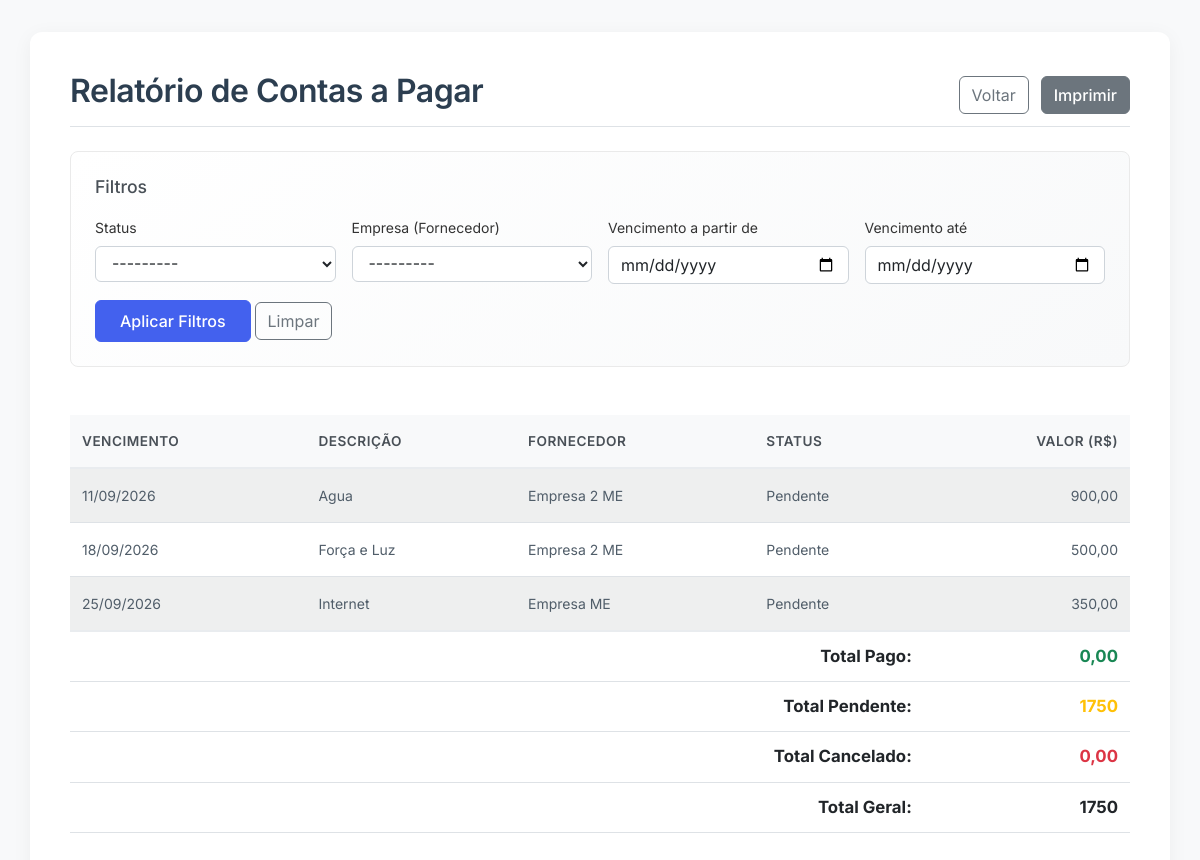
/financeiro/pagar/relatorio/, run on the app's committed database.
### financeiro/models.py (models this page shows, shortened)
class ContaAPagar(models.Model):
    descricao = models.CharField('Descrição', max_length=200)
    valor = models.DecimalField('Valor', max_digits=10, decimal_places=2)
    data_vencimento = models.DateField('Data de Vencimento')
    data_pagamento = models.DateField('Data de Pagamento', null=True, blank=True)
    status = models.CharField('Status', max_length=1, choices=STATUS_PAGAR_CHOICES, default='P')
    fornecedor_pessoa = models.ForeignKey(Pessoa, on_delete=models.SET_NULL, null=True, blank=True, verbose_name='Fornecedor (Pessoa Física)')
    fornecedor_empresa = models.ForeignKey(Empresa, on_delete=models.SET_NULL, null=True, blank=True, verbose_name='Fornecedor (Pessoa Jurídica)')
    data_criacao = models.DateTimeField(auto_now_add=True)
    data_atualizacao = models.DateTimeField(auto_now=True)
    class Meta:
        verbose_name = 'Conta a Pagar'
        verbose_name_plural = 'Contas a Pagar'
        ordering = ['data_vencimento', 'status']

### cadastros/models.py (models this page shows)
class Empresa(models.Model):
    razao_social = models.CharField('Razão Social', max_length=150)
    cnpj = models.CharField('CNPJ', max_length=18, unique=True)
    email = models.EmailField('E-mail', blank=True, null=True)
    data_criacao = models.DateTimeField(auto_now_add=True)
    data_atualizacao = models.DateTimeField(auto_now=True)
    class Meta:
        verbose_name = 'Empresa'
        verbose_name_plural = 'Empresas'
        ordering = ['razao_social']
    def __str__(self):
        return self.razao_social

### financeiro/views.py (the view)
# urls.py: path('pagar/relatorio/', views.RelatorioContasPagarView.as_view(), name='conta_pagar_relatorio'),
class RelatorioContasPagarView(FilterView):
    model = ContaAPagar
    template_name = 'financeiro/relatorio_contas_pagar.html'
    filterset_class = ContaAPagarFilter
    def get_context_data(self, **kwargs):
        context = super().get_context_data(**kwargs)
        qs = self.object_list
        context['total_geral'] = qs.aggregate(total=Sum('valor'))['total'] or 0
        context['total_pendente'] = qs.filter(status='P').aggregate(total=Sum('valor'))['total'] or 0
        context['total_pago'] = qs.filter(status='G').aggregate(total=Sum('valor'))['total'] or 0
        context['total_cancelado'] = qs.filter(status='C').aggregate(total=Sum('valor'))['total'] or 0
        return context

### financeiro/templates/financeiro/relatorio_contas_pagar.html (shortened to what this page needs)
{% extends 'cadastros/base_report.html' %}
{% block report_title %}Relatório de Contas a Pagar{% endblock %}
{% block filters %}
    {% for field in filter.form %}
        <div class="col-md-3">
            <label class="form-label">{{ field.label }}</label>
            {{ field }}
        </div>
    {% endfor %}
{% endblock %}
{% block report_content %}
<div class="table-responsive">
    <table class="table table-striped table-hover">
        <thead>
            <tr>
                <th>Vencimento</th>
                <th>Descrição</th>
                <th>Fornecedor</th>
                <th>Status</th>
                <th class="text-end">Valor (R$)</th>
            </tr>
        </thead>
        <tbody>
            {% for conta in object_list %}
            <tr>
                <td>{{ conta.data_vencimento|date:"d/m/Y" }}</td>
                <td>{{ conta.descricao }}</td>
                <td>
                    {% if conta.fornecedor_pessoa %}
                        {{ conta.fornecedor_pessoa.nome }}
                    {% elif conta.fornecedor_empresa %}
                        {{ conta.fornecedor_empresa.razao_social }}
                    {% else %}
                        -
                    {% endif %}
                </td>
                <td>{{ conta.get_status_display }}</td>
                <td class="text-end">{{ conta.valor }}</td>
            </tr>
            {% empty %}
            <tr>
                <td colspan="5" class="text-center">Nenhum registro encontrado.</td>
            </tr>
            {% endfor %}
        </tbody>
        <tfoot class="table-group-divider">
            <tr class="fw-bold">
                <td colspan="4" class="text-end">Total Pago:</td>
                <td class="text-end text-success">{{ total_pago|default:"0,00" }}</td>
            </tr>
            <tr class="fw-bold">
                <td colspan="4" class="text-end">Total Pendente:</td>
                <td class="text-end text-warning">{{ total_pendente|default:"0,00" }}</td>
            </tr>
            <tr class="fw-bold">
                <td colspan="4" class="text-end">Total Cancelado:</td>
                <td class="text-end text-danger">{{ total_cancelado|default:"0,00" }}</td>
            </tr>
            <tr class="fw-bold fs-5">
                <td colspan="4" class="text-end">Total Geral:</td>
                <td class="text-end">{{ total_geral|default:"0,00" }}</td>
            </tr>
        </tfoot>
    </table>
</div>
{% endblock %}

### cadastros/templates/cadastros/base_report.html (style rules this page uses)
body { font-family: 'Inter', sans-serif; font-size: 14px; background-color: #f8f9fa; color: #333; }
.table { margin-top: 1.5rem; }
.table thead th { background-color: #f8f9fa; color: #495057; font-weight: 600; text-transform: uppercase; font-size: 0.85rem; letter-spacing: 0.5px; border-bottom: 2px solid #e9ecef; padding: 1rem 0.75rem; }
.table tbody td { padding: 1rem 0.75rem; vertical-align: middle; color: #505d69; }
.table-striped>tbody>tr:nth-of-type(odd)>* { background-color: rgba(248, 249, 250, 0.5); }
.table-group-divider { border-top: 2px solid #e9ecef; }
tfoot tr td { font-size: 1.05rem; padding: 0.75rem !important; }

### financeiro/templates/financeiro/relatorio_contas_pagar.html (style rules this page uses)
.no-print form input, .no-print form select { display: block; width: 100%; padding: .375rem .75rem; font-size: 1rem; font-weight: 400; line-height: 1.5; color: #212529; background-color: #fff; background-clip: padding-box; border: 1px solid #ced4da; border-radius: .375rem; }

### data on the page
ContaAPagar: data_vencimento "11/09/2026", descricao "Agua", fornecedor_empresa.razao_social "Empresa 2 ME", status "Pendente", valor "900,00"
ContaAPagar: data_vencimento "18/09/2026", descricao "Força e Luz", fornecedor_empresa.razao_social "Empresa 2 ME", status "Pendente", valor "500,00"
ContaAPagar: data_vencimento "25/09/2026", descricao "Internet", fornecedor_empresa.razao_social "Empresa ME", status "Pendente", valor "350,00"

### other printed values
{{ field.label }} "Status" "Empresa (Fornecedor)" "Vencimento a partir de" "Vencimento até"
{{ total_pago|default:"0,00" }} "0,00"
{{ total_pendente|default:"0,00" }} "1750"
{{ total_cancelado|default:"0,00" }} "0,00"
{{ total_geral|default:"0,00" }} "1750"
